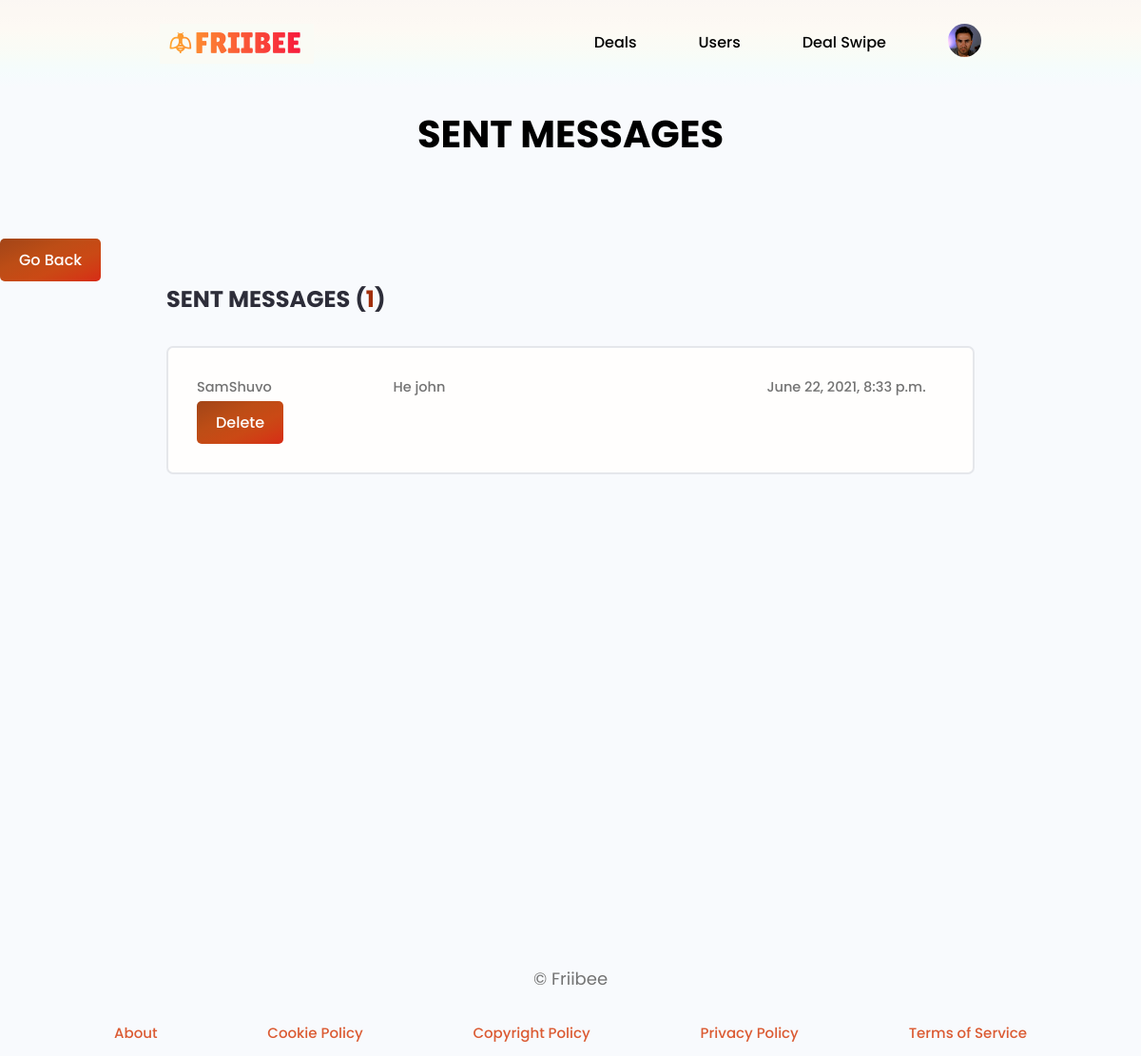
The app's page /sent-messages/ (signed in) with its own data.
### users/models.py (models this page shows, shortened)
class Profile(models.Model):
    user = models.OneToOneField(
        User, on_delete=models.CASCADE, null=True, blank=True)
    name = models.CharField(max_length=200, blank=True, null=True)
    email = models.EmailField(max_length=500, blank=True, null=True)
    username = models.CharField(max_length=200, blank=True, null=True)
    location = models.CharField(max_length=200, blank=True, null=True)
    short_intro = models.CharField(max_length=200, blank=True, null=True)
    bio = models.TextField(blank=True, null=True)
    profile_image = models.ImageField(
        null=True, blank=True, upload_to='profiles/', default="profiles/user-default.png")
    social_facebook = models.CharField(max_length=200, blank=True, null=True)
    social_twitter = models.CharField(max_length=200, blank=True, null=True)
    social_instagram = models.CharField(max_length=200, blank=True, null=True)
    social_youtube = models.CharField(max_length=200, blank=True, null=True)
    social_website = models.CharField(max_length=200, blank=True, null=True)
    created = models.DateTimeField(auto_now_add=True)
    id = models.UUIDField(primary_key=True, default=uuid.uuid4, editable=False)
    followers = models.ManyToManyField(User, related_name='following', blank=True)
    followers_last_checked = models.DateTimeField(auto_now_add=True, null=True)
    blocked_users = models.ManyToManyField('self', symmetrical=False, blank=True, related_name="blocking_users")
    followed_tags = models.ManyToManyField('projects.Tag', blank=True, related_name='followers')
    notify_new_followers = models.BooleanField(default=True)
    notify_new_messages = models.BooleanField(default=True)  # Add this line for new message notifications
    notify_new_comment_on_project = models.BooleanField(default=True)  # New setting for comments on project
    notify_new_replied_comment = models.BooleanField(default=True)
    notify_new_upvote_on_project = models.BooleanField(default=True)  # New setting for upvotes on projects
    class Meta:
        ordering = ['created']
    @property
    def imageURL(self):
        try:
            url = self.profile_image.url
        except:
            url = ''
        return url

class Message(models.Model):
    sender = models.ForeignKey(
        Profile, on_delete=models.SET_NULL, null=True, blank=True)
    recipient = models.ForeignKey(
        Profile, on_delete=models.SET_NULL, null=True, blank=True, related_name="message_recipients")
    name = models.CharField(max_length=200, null=True, blank=True)
    email = models.EmailField(max_length=200, null=True, blank=True)
    subject = models.CharField(max_length=200, null=True, blank=True)
    body = models.TextField()
    is_read = models.BooleanField(default=False, null=True)
    created = models.DateTimeField(auto_now_add=True)
    parent_message = models.ForeignKey('self', on_delete=models.SET_NULL, null=True, blank=True, related_name='replies')
    id = models.UUIDField(default=uuid.uuid4, unique=True,
                          primary_key=True, editable=False)
    class Meta:
        ordering = ['is_read', '-created']

### users/views.py (the view)
# urls.py: path('sent-messages/', views.sentMessages, name="sent-messages"),
@login_required(login_url='login')
def sentMessages(request):
    profile = request.user.profile
    sentMessages = Message.objects.filter(sender=profile)
    totalSentMessagesCount = sentMessages.count()
    context = {
        'sentMessages': sentMessages,
        'totalSentMessagesCount': totalSentMessagesCount
    }
    return render(request, 'users/sent_messages.html', context)

### users/context_processors.py (called while the page is built)
def notification_counts(request):
    if request.user.is_authenticated:
        profile = request.user.profile
        notifications = Notification.objects.filter(profile=profile, seen=False)
        unseen_notifications_count = notifications.count()
        unseen_reviews = Review.objects.filter(project__owner=profile, seen=False)
        unseen_reviews_count = unseen_reviews.count()
        new_followers = User.objects.filter(Q(following__in=[profile]) & Q(profile__followers_last_checked__lt=profile.followers_last_checked))
        new_followers_count = new_followers.count()
    else:
        unseen_notifications_count = 0
        unseen_reviews_count = 0
        new_followers_count = 0
    return {
        'unseen_notifications_count': unseen_notifications_count,
        'unseen_reviews_count': unseen_reviews_count,
        'new_followers_count': new_followers_count
    }

### users/templates/users/sent_messages.html (shortened to what this page needs)
{% extends 'main.html' %}
{% block content %}
<section class="heros-section text-center">
  <div class="container container--narrow">
      <div class="heros-section__box">
          <h2><span>Sent Messages</span></h2>
      </div>
  </div>
</section>
<button class="btn btn--sub btn--main" onclick="goBack()">Go Back</button>
<main class="inbox my-xl">
  <div class="content-box">
    <h3 class="inbox__title">Sent Messages (<span>{{totalSentMessagesCount}}</span>)</h3>
    <ul class="messages">
      {% for message in sentMessages %}
      <li class="message" data-id="{{message.id}}">
        <a href="{% url 'sent-message' message.id %}">
          <span class="message__author">{{message.recipient.name}}</span>
          <span class="message__subject">{{message.subject}}</span>
          <span class="message__date">{{message.created}}</span>
        </a>
        <button class="btn btn--sub btn--main" onclick="deleteMessage('{{message.id}}')">Delete</button>
      </li>
      {% endfor %}
    </ul>
  </div>
</main>
{% endblock content %}

### templates/navbar.html (shortened to what this page needs)
{% load static %}
<head>
    <link rel="stylesheet" href="https://cdnjs.cloudflare.com/ajax/libs/font-awesome/5.15.4/css/all.min.css">
</head>
<header class="header">
    <div class="container container--narrow">
        <a href="{% url 'projects' %}" class="header__logo">
            <img src="{% static 'images/friibee.png' %} " alt="DevSearch Logo" />
        </a>
        <nav class="header__nav">
            <ul class="header__menu">
                <li class="header__menuItem"><a href="{% url 'projects' %}">Deals</a></li>
                <li class="header__menuItem"><a href="{% url 'profiles' %}">Users</a></li>
                <li class="header__menuItem"><a href="{% url 'swipe-page' %}">Deal Swipe</a></li>
                {% if request.user.is_authenticated %}
                <li class="header__menuItem">
                    <div class="image-icon-wrapper">
                        <img class="user-image" src="{{ request.user.profile.imageURL }}" alt="{{ request.user.profile.username }}" />
                    </div>
                </li>
                {% else %}
                <li class="header__menuItem"><a href="{% url 'login' %}" class="btn btn--sub" style="color: white;">Login/Sign Up</a></li>
                {% endif %}
            </ul>
        </nav>
    </div>
</header>

### static/styles/app.css (style rules this page uses)
:root { --color-sub: #2d2d39; }
.btn--sub { background-image: linear-gradient(to right bottom, #a24517, #a94717, #af4917, #b64b16, #bd4d16, #c14c16, #c64a15, #ca4915, #cd4315, #d13c15, #d43416, #d82a17); }
img { width: 100%; }
.content-box { width: 95%; max-width: 85rem; margin: 0 auto; }
.header { position: sticky; z-index: 111; background-image: linear-gradient(to bottom, #fbf7f3, #fcf8f3, #fcf8f3, #fdf9f4, #fdfaf4, #fbfbf5, #fafbf6, #f8fcf7, #f6fcfa, #f5fcfc, #f6fbfd, #f8fafd); padding: 1.5rem 0; }
.header > .container { display: flex; justify-content: space-between; align-items: center; }
.header__logo > img { height: 4.2rem; margin-top: 10px; }
.header__nav > ul { display: inline-flex; align-items: center; list-style: none; gap: 6.5rem; }
.header__menuItem > a { color: #000000; font-weight: 450; font-size: 16px; }
.heros-section { height: 15vh; display: flex; align-items: center; background: #f8fafd; margin-bottom: 5vh; }
.heros-section__box { margin-bottom: 2rem; }
.heros-section__box > h2, .heros-section__box > h2 > span { font-size: 4rem; color: #000000; line-height: 1.3; text-transform: uppercase; }
.heros-section__box > h2 { font-weight: 300; }
.heros-section__box > h2 > span { font-weight: 700; }
.inbox { height: 90vh; }
.inbox__title, .inbox__title span { font-size: 2.4rem; font-weight: 700; color: var(--color-sub); text-transform: uppercase; text-align: left; margin-bottom: 3rem; }
.inbox__title span { color: #a12f0b; }
.messages { list-style: none; background: var(--color-white); padding: 0.5rem 3rem; border: 2px solid var(--color-light); border-radius: 0.7rem; }
.message { padding: 2.5rem 0; }
.message > a span { font-size: 1.45rem; font-weight: 500; }
.message > a { display: flex; gap: 1rem; }
.message__author, .message__date { flex-basis: 25%; }
.message__subject { flex-basis: 45%; }
.message__date { text-align: right; }

### static/uikit/styles/modules/_variables.css (style rules this page uses)
:root { --color-main: #5aa5b9; --color-main-light: #e6faff; --color-sub: #3f4156; --color-sub-light: #51546e; --color-sub-lighter: #ededfd; --color-text: #737373; --color-gray: #8b8b8b; --color-light: #e5e7eb; --color-light-gray: #767676; --color-bg: #f8fafd; --color-white: #fffefd; --color-white-light: #f3f3f3; --color-success: #359e64; --color-success-bg: #def8e8; --color-error: #fc4b0b; --color-error-bg: #fff2ee; --font-base: 'Poppins', arial, helvetica, 'Segoe UI', roboto, ubuntu, sans-serif; --font-monospace: 'Fira Code', 'Courier New', courier, monospace; --font-regular: 300; --font-medium: 500; --font-bold: 700; --generic-shadow: 1px 1px 5px #00000010; --generic-transition: all 0.3s ease-in-out; }

### static/uikit/styles/modules/_base.css (style rules this page uses)
* { margin: 0; padding: 0; box-sizing: border-box; text-rendering: optimizeLegibility; color: inherit; font-size: inherit; }
html { font-size: 50%; }
@media only screen and (min-width: 480px) { html { font-size: 56.25%; } }
@media only screen and (min-width: 1200px) { html { font-size: 62.5%; } }
body { line-height: 1.6; font-weight: 400; font-size: 1.5rem; color: var(--color-text); background-color: var(--color-bg); min-height: 100vh; }

### static/uikit/styles/modules/_typography.css (style rules this page uses)
* { font-family: var(--font-base); }
h2 { font-size: 3.6rem; font-weight: var(--font-bold); }
h3 { font-size: 3.2rem; font-weight: var(--font-medium); }
p, span, strong { font-size: 1.6rem; color: var(--color-text); font-weight: var(--font-regular); }
a { padding-bottom: 2px; text-decoration: none; display: inline-block; color: #db5b33; font-weight: var(--font-medium); }

### static/uikit/styles/modules/_utilities.css (style rules this page uses)
.container { width: 92%; max-width: 165rem; margin: 0 auto; box-sizing: border-box; }
.container--narrow { width: 92%; max-width: 120rem; }
@media screen and (min-width: 1000px) { .container { width: 90%; } }
@media screen and (min-width: 1000px) { .container--narrow { width: 85%; } }
@media screen and (min-width: 1200px) { .container { width: 80%; } }
@media screen and (min-width: 1200px) { .container--narrow { width: 72%; } }
.text-center { text-align: center; }
.my-xl { margin: None; }

### templates/navbar.html (style rules this page uses)
.image-icon-wrapper { position: relative; display: inline-block; }
.user-image { width:35px; height:35px; border-radius:50%; }

### records on screen
Message: recipient.name "SamShuvo", subject "He john", created "June 22, 2021, 8:33 p.m."

### other values on screen
{{ totalSentMessagesCount }} "1"
